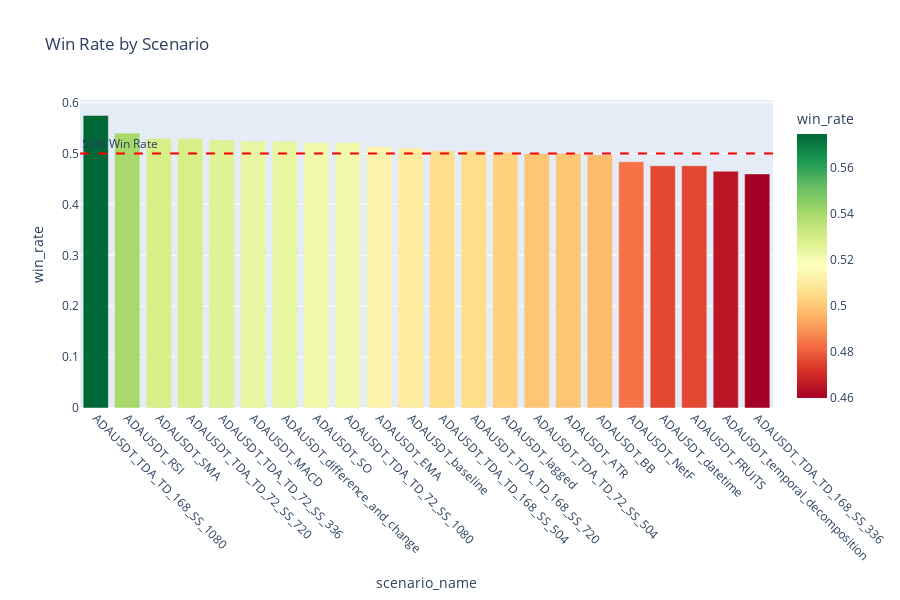

Here is the notebook cell this chart was saved with:
### Code cell
# 5. Win Rate Distribution
if 'win_rate' in df.columns:
    fig = px.bar(df.sort_values('win_rate', ascending=False), 
                 x='scenario_name', y='win_rate',
                 title='Win Rate by Scenario',
                 color='win_rate',
                 color_continuous_scale='RdYlGn')
    fig.add_hline(y=0.5, line_dash="dash", line_color="red", 
                  annotation_text="50% Win Rate", annotation_position="top left")
    fig.update_xaxes(tickangle=45)
    fig.update_layout(height=600)
    fig.show()

### Figure 1 — Plotly figure (JSON) as saved in the notebook; plotly's stock layout.template omitted (floating-point values rounded to 4 significant figures)
{"data": [{"hovertemplate": "scenario_name=%{x}<br>win_rate=%{marker.color}<extra></extra>", "legendgroup": "", "marker": {"color": [0.5749, 0.5401, 0.5294, 0.5294, 0.5267, 0.5241, 0.5241, 0.5214, 0.5214, 0.5134, 0.5107, 0.5053, 0.5053, 0.5027, 0.5, 0.5, 0.4973, 0.484, 0.4759, 0.4759, 0.4652, 0.4599], "coloraxis": "coloraxis", "pattern": {"shape": ""}}, "name": "", "orientation": "v", "showlegend": false, "textposition": "auto", "type": "bar", "x": ["ADAUSDT_TDA_TD_168_SS_1080", "ADAUSDT_RSI", "ADAUSDT_SMA", "ADAUSDT_TDA_TD_72_SS_720", "ADAUSDT_TDA_TD_72_SS_336", "ADAUSDT_MACD", "ADAUSDT_difference_and_change", "ADAUSDT_SO", "ADAUSDT_TDA_TD_72_SS_1080", "ADAUSDT_EMA", "ADAUSDT_baseline", "ADAUSDT_TDA_TD_168_SS_504", "ADAUSDT_TDA_TD_168_SS_720", "ADAUSDT_lagged", "ADAUSDT_TDA_TD_72_SS_504", "ADAUSDT_ATR", "ADAUSDT_BB", "ADAUSDT_NetF", "ADAUSDT_datetime", "ADAUSDT_FRUITS", "ADAUSDT_temporal_decomposition", "ADAUSDT_TDA_TD_168_SS_336"], "xaxis": "x", "y": [0.5749, 0.5401, 0.5294, 0.5294, 0.5267, 0.5241, 0.5241, 0.5214, 0.5214, 0.5134, 0.5107, 0.5053, 0.5053, 0.5027, 0.5, 0.5, 0.4973, 0.484, 0.4759, 0.4759, 0.4652, 0.4599], "yaxis": "y"}], "layout": {"annotations": [{"showarrow": false, "text": "50% Win Rate", "x": 0, "xanchor": "left", "xref": "x domain", "y": 0.5, "yanchor": "bottom", "yref": "y"}], "barmode": "relative", "coloraxis": {"colorbar": {"title": {"text": "win_rate"}}, "colorscale": [[0, "rgb(165,0,38)"], [0.1, "rgb(215,48,39)"], [0.2, "rgb(244,109,67)"], [0.3, "rgb(253,174,97)"], [0.4, "rgb(254,224,139)"], [0.5, "rgb(255,255,191)"], [0.6, "rgb(217,239,139)"], [0.7, "rgb(166,217,106)"], [0.8, "rgb(102,189,99)"], [0.9, "rgb(26,152,80)"], [1, "rgb(0,104,55)"]]}, "height": 600, "legend": {"tracegroupgap": 0}, "shapes": [{"line": {"color": "red", "dash": "dash"}, "type": "line", "x0": 0, "x1": 1, "xref": "x domain", "y0": 0.5, "y1": 0.5, "yref": "y"}], "title": {"text": "Win Rate by Scenario"}, "xaxis": {"anchor": "y", "domain": [0, 1], "tickangle": 45, "title": {"text": "scenario_name"}}, "yaxis": {"anchor": "x", "domain": [0, 1], "title": {"text": "win_rate"}}}}
